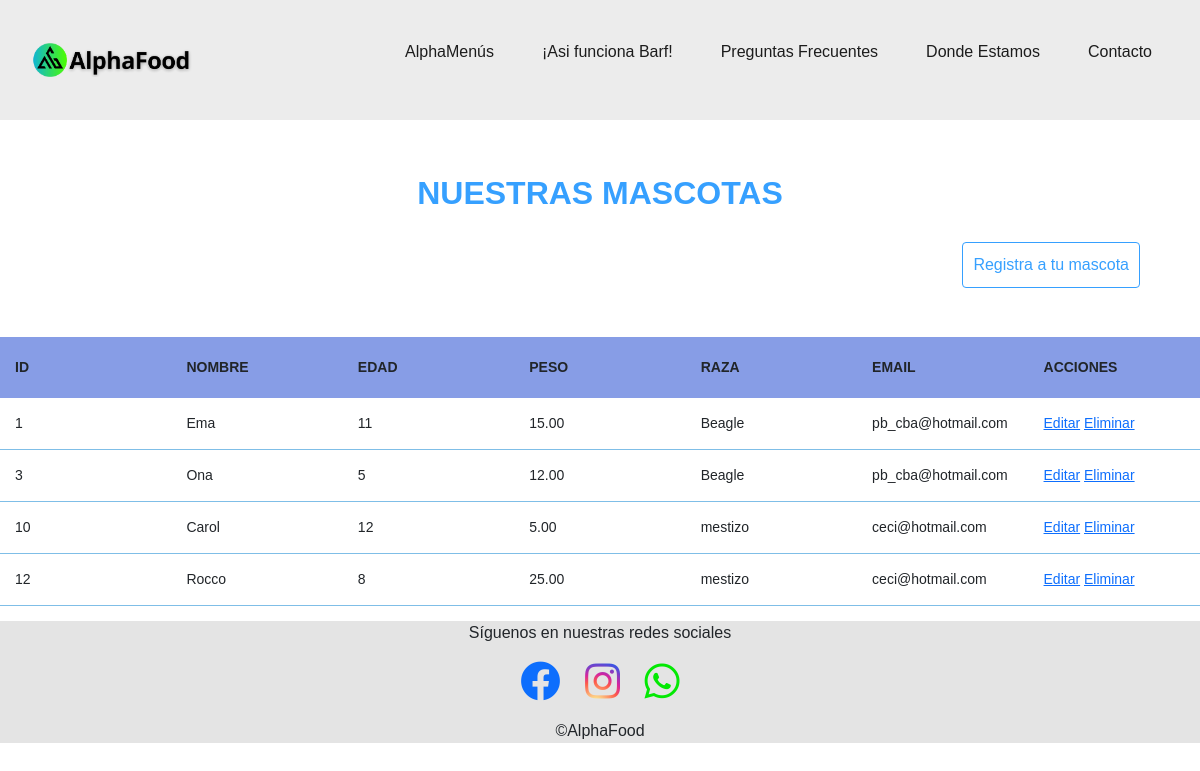
/mascotas/, run on an earlier commit of the app's database.
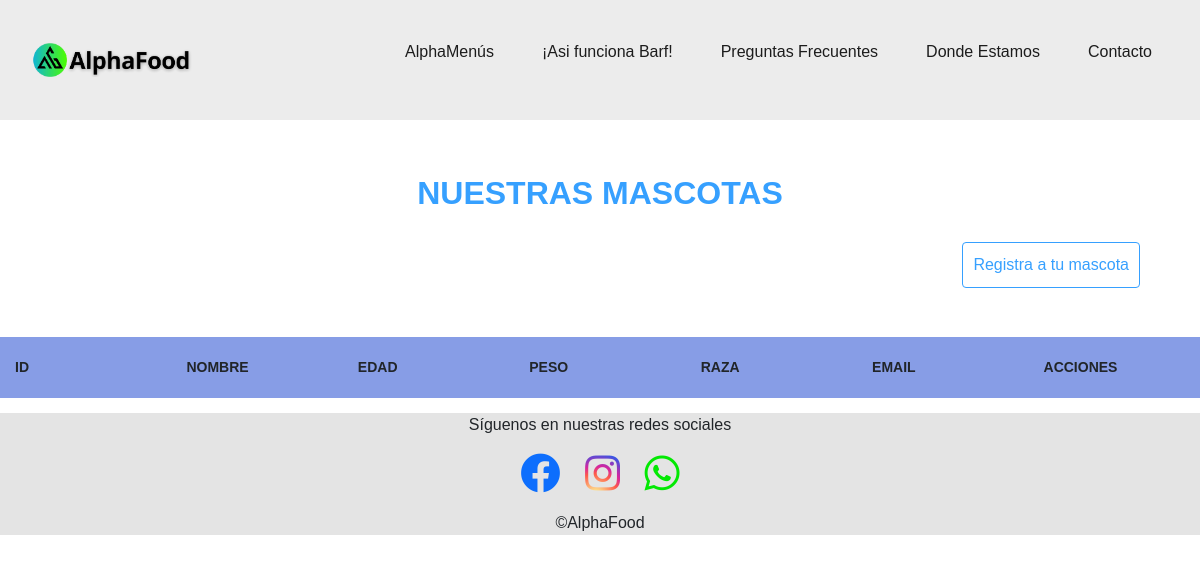
And on a later commit of the database.
### mascotas_app/models.py (models this page shows)
class Mascota(models.Model):
    id = models.AutoField(primary_key=True, verbose_name="ID")
    nombre = models.CharField(max_length=100, verbose_name="Nombre", null=False, blank=False)
    edad = models.IntegerField(verbose_name="Edad", null=False, blank=False)
    peso = models.DecimalField(max_digits=5, decimal_places=2, verbose_name="Peso", null=False, blank=False)
    raza = models.CharField(max_length=100, verbose_name="Raza", null=False, blank=False)
    email = models.EmailField(verbose_name="Email", null=False, blank=False)

### mascotas_app/views.py (the view)
# urls.py: path("mascotas/", include("mascotas_app.urls", namespace="mascotas_app")),
def mascotas(request):
    mascotas=Mascota.objects.all()
    return render (request, 'mascotas/index.html', {'mascotas':mascotas})

### mascotas_app/templates/mascotas/index.html (shortened to what this page needs)
{% extends "base.html" %}
{% block contenido %}
<h2>NUESTRAS MASCOTAS</h2>
<div class="contenedor_lista_mascotas">
    <a class="boton_ListaMascotas"href="{% url 'mascotas_app:registrar' %}" id="registrarMascota">Registra a tu mascota</a>
</div>
<br >
<table>
    <thead>
        <tr>
            <th>Id</th>
            <th>Nombre</th>
            <th>Edad</th>
            <th>Peso</th>
            <th>Raza</th>
            <th>Email</th>
            <th>Acciones</th>
        </tr>
    </thead>
    <tbody>
        {% for mascota in mascotas %}
            <tr>
                <td>{{ mascota.id }}</td>
                <td>{{ mascota.nombre }}</td>
                <td>{{ mascota.edad }}</td>
                <td>{{ mascota.peso }}</td>
                <td>{{ mascota.raza }}</td>
                <td>{{ mascota.email }}</td>
                <td>
                    <a href="{% url 'mascotas_app:editar' id=mascota.id %}" id="editarMascota{{ mascota.id }}">Editar</a>
                    <a href="{% url 'mascotas_app:eliminar' mascota.id %}" id="eliminarMascota{{ mascota.id }}">Eliminar</a>
                </td>
        {% endfor %}
 </tbody>
</table>
</body>
</html>
{% endblock %}

### mascotas_app/templates/base.html (shortened to what this page needs)
{% load static %}
<!DOCTYPE html>
<html lang="en">
<head>
    <link rel="stylesheet" href="https://cdn.jsdelivr.net/npm/bootstrap-icons@1.11.1/font/bootstrap-icons.css">
    <link rel="stylesheet" href="https://cdnjs.cloudflare.com/ajax/libs/font-awesome/5.15.3/css/all.min.css">
    <link rel="stylesheet" href="https://cdn.jsdelivr.net/npm/bootstrap-icons@1.10.3/font/bootstrap-icons.css">
    <link href="https://cdn.jsdelivr.net/npm/bootstrap@5.3.2/dist/css/bootstrap.min.css" rel="stylesheet"
>
    <link rel="stylesheet" href="{% static './mascotas/css/styles2.css'%}">
    <link rel="stylesheet" href="{% static './mascotas/css/form.css' %}">
</head>
<body>
    <header>
        <img class="logo" src="{% static './img/0.0_logo.png'%}" alt="0.0_logo">
        <nav class="nav" id="nav">
            <ul class="nav-list">
                <li><a href="#menus" class="nav-link">AlphaMenús</a></li>
                <li><a href="#instrucciones" class="nav-link">¡Asi funciona Barf!</a></li>
                <li><a href="#preguntas" class="nav-link">Preguntas Frecuentes</a></li>
                <li><a href="#dondeEstamos" class="nav-link">Donde Estamos</a></li>
                <li><a href="#contacto" class="nav-link">Contacto</a></li>
            </ul>
        </nav>
    </header>
    <br/>
    <div class="contenedor">
        {% block contenido %}  {% endblock %}
    <footer class="pie">
        <div class="footer">
            <p>Síguenos en nuestras redes sociales</p>
            <ul class="social-icons">
                <li><a href="https://es-la.facebook.com" target="_blank"><i class="fab fa-facebook iconos"></i></a></li>
                <li><a href="https://www.instagram.com" target="_blank"><i class="fab fa-instagram iconos"></i></a></li>
                <li><a href="https://web.whatsapp.com" target="_blank"><i class="fab fa-whatsapp iconos"></i></a></li>
            </ul>
            <p class="container">&copy;AlphaFood</p>
        </div>
    </footer>
</body>
</html>

### mascotas_app/static/mascotas/css/styles2.css (style rules this page uses)
* { margin: 0; padding: 0; box-sizing: border-box; font-family: sans-serif; scroll-behavior: smooth; }
h2 { color: #36A0FF; font-weight: bold; padding-top: 20px; text-align: center; margin: 10px; }
header { display: flex; align-items: center; justify-content: space-between; padding: 2rem; background-color: #ececec; }
.logo { max-width: 10rem; }
.nav-list { list-style-type: none; display: flex; gap: 1rem; }
.nav-list li a { text-decoration: none; color: #1c1c1c; }
.boton_ListaMascotas { text-decoration: none; display: inline-block; padding: 10px; margin-top: 10px; color:#36A0FF; border: 1px solid #36A0FF; border-radius: 4px; transition: all 400ms ease; }
.contenedor_lista_mascotas { display: flex; justify-content: right; align-items: center; padding: 10px; margin-right: 50px; }
table { width: 100%; border-collapse: collapse; font-size: 14px; table-layout: fixed; }
thead { background: rgba(73, 107, 218, 0.658); }
th { padding: 20px 15px; font-weight: 700; text-transform: uppercase; }
.footer { background-color: #1c1c1c1e; }
.pie { text-align: center; }
.social-icons { list-style: none; padding: 0; }
.social-icons li { display: inline; margin: 0 10px; }
.iconos { font-size: 40px; }
.fa-whatsapp { color: rgb(3, 233, 3); }
.fa-instagram { background: radial-gradient(circle at 30% 107%, #fdf497 0%, #fdf497 5%, #fd5949 45%, #d6249f 60%, #285AEB 90%); -webkit-background-clip: text; background-clip: text; -webkit-text-fill-color: transparent; font-size: 40px; }

### mascotas_app/static/mascotas/css/form.css (style rules this page uses)
div { margin-bottom: 15px; }

What changed in the data, as far as the page shows it:
removed Mascota: id "1", nombre "Ema", edad "11", peso "15.00", raza "Beagle", email "pb_cba@hotmail.com"
removed Mascota: id "3", nombre "Ona", edad "5", peso "12.00", raza "Beagle", email "pb_cba@hotmail.com"
removed Mascota: id "10", nombre "Carol", edad "12", peso "5.00", raza "mestizo", email "ceci@hotmail.com"
removed Mascota: id "12", nombre "Rocco", edad "8", peso "25.00", raza "mestizo", email "ceci@hotmail.com"
